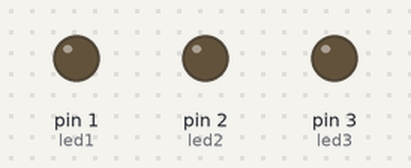
The sketch below on a simulated Arduino Uno, built with avr-gcc and run on an emulated ATmega328P. On the bench: output pins drawn as LEDs (lit = HIGH).

Above: at 0.1 s.
At 8.1 s:
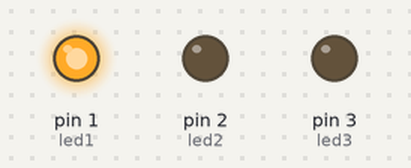
At 19.1 s:
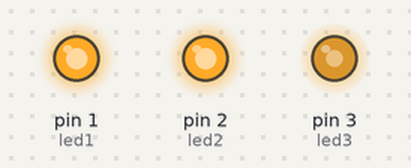
At 39.1 s:
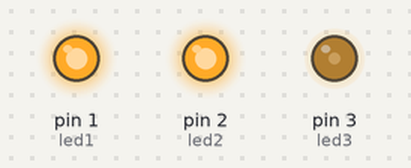
Timing chart, 0 to 40.0 s (numbered marks = the images above):
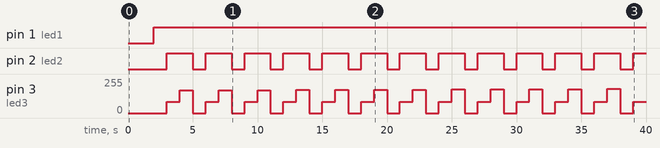

Measured:
- by itself, pin 1 (led1): LOW → HIGH at 2.0 s
- by itself, pin 2 (led2): alternates HIGH for 2.0 s and LOW for 1.0 s
- by itself, pin 3 (led3): ramps from 0/255 to 181/255 and jumps back, once every 3.0 s

The sketch:

luzes.ino
```cpp
#define led1 1
#define led2 2
#define led3 3

void setup ()
{
  pinMode(led1, OUTPUT);
  pinMode(led2, OUTPUT);
  pinMode(led3, OUTPUT);
}

void loop()
{
  unsigned char x,y,z;
//-----------------------------alternative way
  for (int x=0; x<=85;x++){
    analogWrite(led1, x);
    delay(1000);
  for (int y=85;y<=170;y++){
    analogWrite(led1, y);
    analogWrite(led2, x);
    delay(1000);
  for (int z=170;z<=255;z++){
    analogWrite(led1,z);
    analogWrite(led2,y);
    analogWrite(led3,x);
    delay(1000);
    analogWrite(led2,z);
    analogWrite(led3,y);
    delay(1000);
    analogWrite(led3,z);
    delay(1000);
    }
    }
    }
  for (int z=255;z>=0;z--){
  analogWrite(led1,z);
  analogWrite(led2,z);
  analogWrite(led3,z);
  delay(8);
  }
}
```
